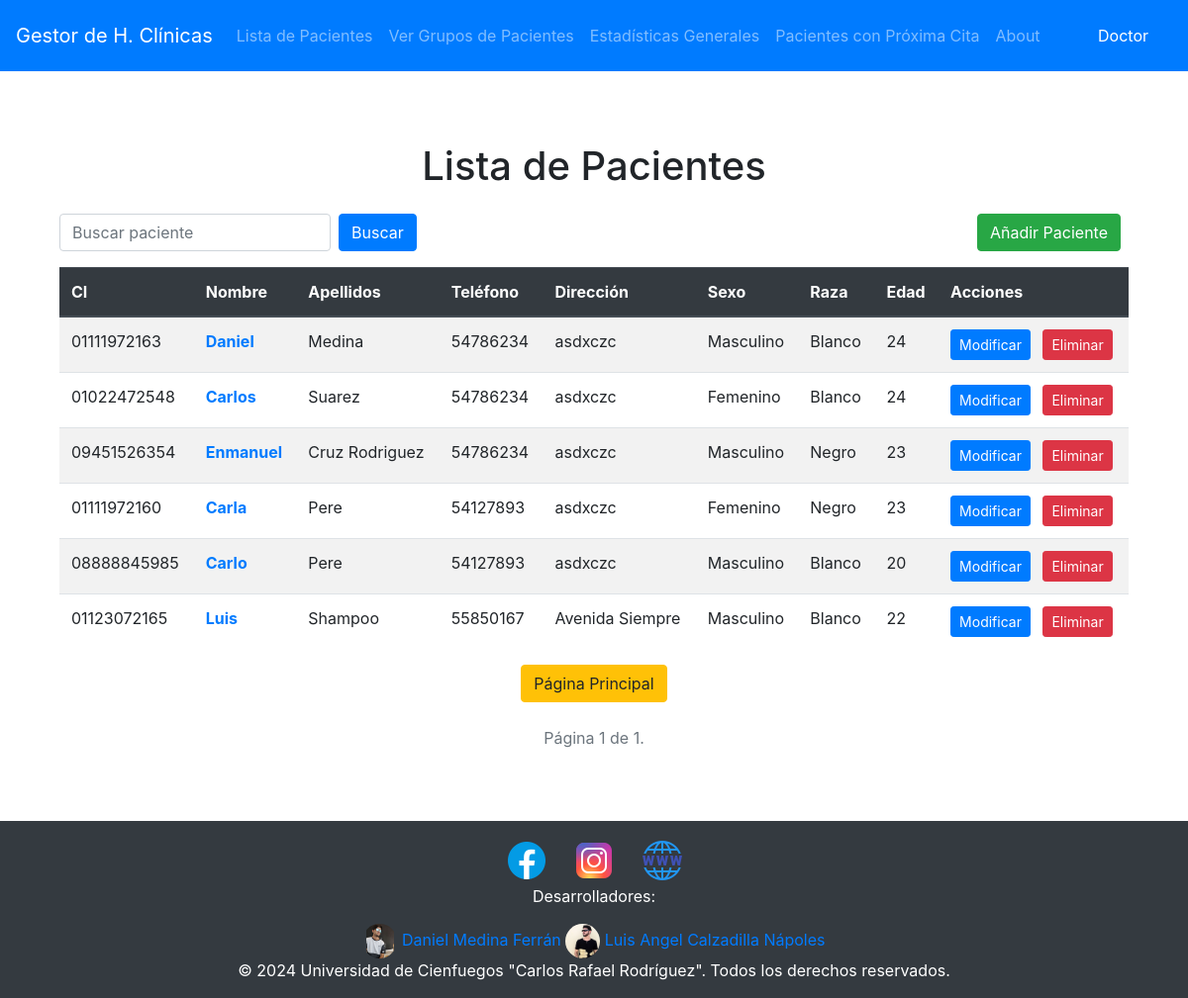
The page /pacientes/ (signed in) on the database as committed earlier.
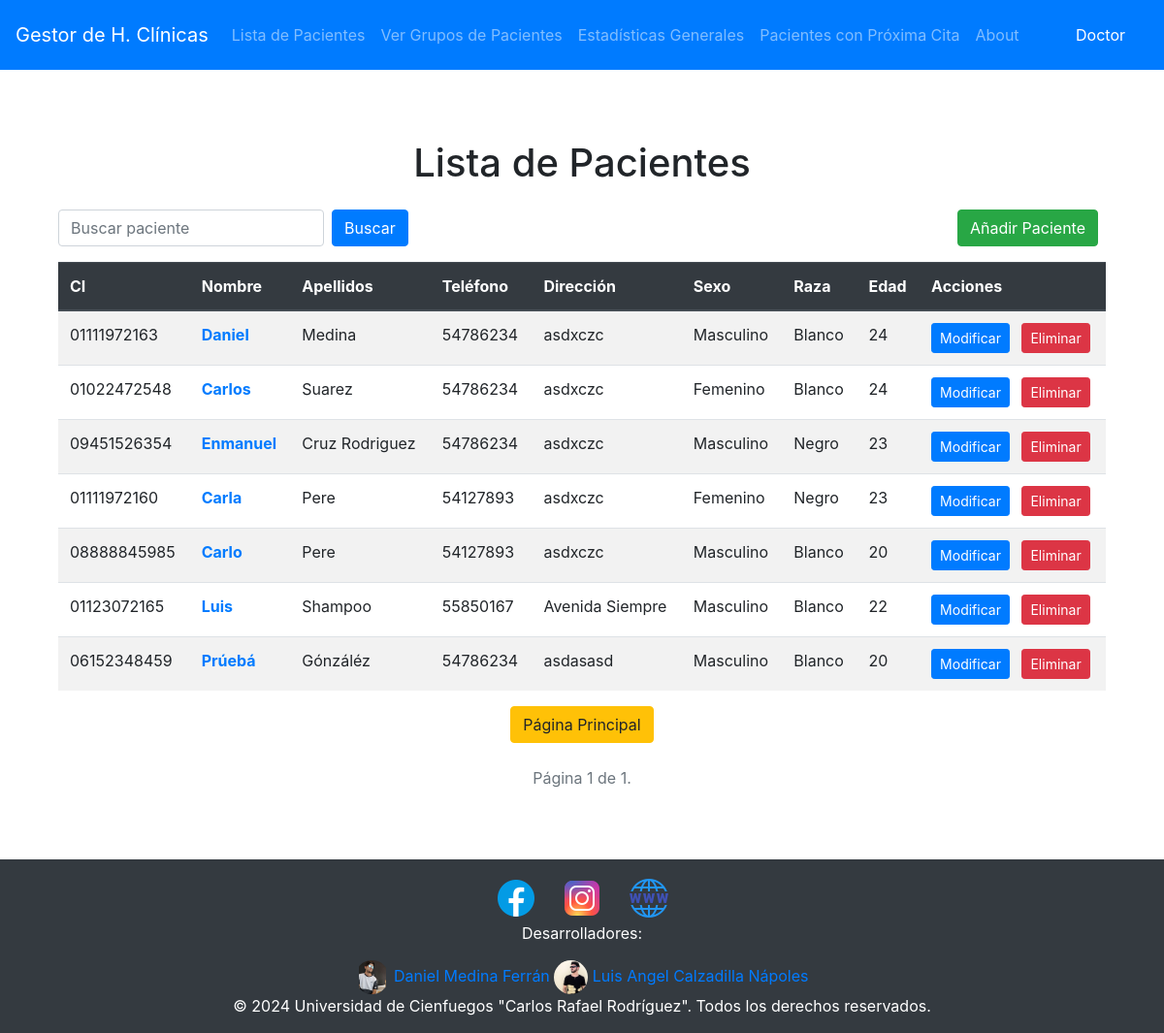
The same page on the database as committed later.
### Historia/models.py (models this page shows, shortened)
class Paciente(models.Model):
    ci = models.CharField(primary_key=True, max_length=11)
    nombre = models.CharField(max_length=50)
    apellidos = models.CharField(max_length=50)
    telefono = models.IntegerField(null=True)
    direccion = models.CharField(max_length=50)
    SEXO_CHOICES = (
        ('M', 'Masculino'),
        ('F', 'Femenino'),
    )
    sexo = models.CharField(max_length=1, choices=SEXO_CHOICES)
    RAZA_CHOICES = (
        ('B', 'Blanco'),
        ('N', 'Negro'),
    )
    raza = models.CharField(max_length=1, choices=RAZA_CHOICES)
    edad = models.IntegerField()

### Historia/views/pacientes.py (the view)
# urls.py: path('pacientes/', pacientes.lista_pacientes, name='lista_pacientes'),
@login_required(login_url="/")
def lista_pacientes(request):
    search_query = request.GET.get('search', '')
    pacientes = Paciente.objects.filter(
        Q(ci__icontains=search_query) |
        Q(nombre__icontains=search_query) |
        Q(apellidos__icontains=search_query)
    )
    page = request.GET.get('page', 1)
    paginator = Paginator(pacientes, 15)  # Mostrar 15 pacientes por página
    try:
        page_obj = paginator.page(page)
    except PageNotAnInteger:
        page_obj = paginator.page(1)
    except EmptyPage:
        page_obj = paginator.page(paginator.num_pages)
    context = {
        'pacientes': page_obj,
        'search_query': search_query  # Guardar el término de búsqueda en el contexto
    }
    return render(request, 'pacientes/lista_pacientes.html', context)

### Historia/templates/pacientes/lista_pacientes.html (shortened to what this page needs)
{% extends 'base.html' %}
{% block content %}
<div class="container">
	<h1 class="text-center my-4">Lista de Pacientes</h1>
	<div class="d-flex justify-content-between align-items-center mb-3">
		<form class="form-inline" method="GET" action="{% url 'lista_pacientes' %}">
		<div class="form-group mr-2">
			<input type="text" class="form-control" name="search" placeholder="Buscar paciente" value="{{ request.GET.search }}" />
		</div>
		<button type="submit" class="btn btn-primary">Buscar</button>
		</form>
		{% if perms.Historia.change_paciente %}
		<a class="btn btn-success mr-2" href="{% url 'crear_paciente' %}">Añadir Paciente</a>
		{% endif %}
	</div>
	<table class="table table-striped table-hover">
		<thead class="thead-dark">
		<tr>
			<th>CI</th>
			<th>Nombre</th>
			<th>Apellidos</th>
			<th>Teléfono</th>
			<th>Dirección</th>
			<th>Sexo</th>
			<th>Raza</th>
			<th>Edad</th>
			{% if perms.Historia.change_paciente %}
			<th>Acciones</th>
			{% endif %}
		</tr>
		</thead>
		<tbody>
		{% for paciente in pacientes %}
		<tr>
			<td>{{ paciente.ci }}</td>
			<td>
			<a href="{% url 'ver_fechas_paciente' paciente.pk %}" class="text-primary font-weight-bold">{{ paciente.nombre }}</a>
			</td>
			<td>{{ paciente.apellidos }}</td>
			<td>{{ paciente.telefono }}</td>
			<td>{{ paciente.direccion }}</td>
			<td>{{ paciente.get_sexo_display }}</td>
			<td>{{ paciente.get_raza_display }}</td>
			<td>{{ paciente.edad }}</td>
			{% if perms.Historia.change_paciente %}
			<td>
			<a href="{% url 'modificar_paciente' paciente.pk %}" class="btn btn-primary btn-sm mr-2">Modificar</a>
			<a href="{% url 'eliminar_paciente' paciente.pk %}" class="btn btn-danger btn-sm">Eliminar</a>
			</td>
			{% endif %}
		</tr>
		{% endfor %}
		</tbody>
	</table>
	<div class="text-center">
		<a class="btn btn-warning" href="{% url 'home' %}">Página Principal</a>
	</div>
	<div class="pagination d-flex justify-content-center my-4">
		<span class="step-links">
		<span class="current text-muted">
			Página {{ pacientes.number }} de {{ pacientes.paginator.num_pages }}.
		</span>
		</span>
	</div>
</div>
{% endblock %}

Rows that differ between the two databases and show on the page:
added Paciente: ci "06152348459", nombre "Prúebá", apellidos "Gónzáléz", telefono "54786234", direccion "asdasasd", sexo "Masculino", raza "Blanco", edad "20"
